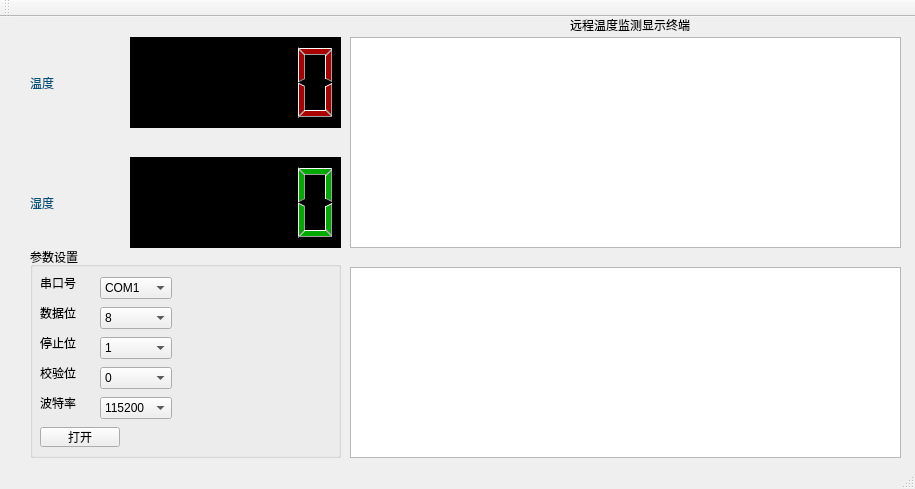
<?xml version="1.0" encoding="UTF-8"?>
<ui version="4.0">
 <class>MainWindow</class>
 <widget class="QMainWindow" name="MainWindow">
  <property name="geometry">
   <rect>
    <x>0</x>
    <y>0</y>
    <width>915</width>
    <height>489</height>
   </rect>
  </property>
  <property name="windowTitle">
   <string>MainWindow</string>
  </property>
  <widget class="QWidget" name="centralWidget">
   <widget class="QLCDNumber" name="Temp">
    <property name="geometry">
     <rect>
      <x>130</x>
      <y>20</y>
      <width>211</width>
      <height>91</height>
     </rect>
    </property>
    <property name="styleSheet">
     <string notr="true">color: rgb(170, 0, 0);
background-color: rgb(0, 0, 0);</string>
    </property>
   </widget>
   <widget class="QLCDNumber" name="Humi">
    <property name="geometry">
     <rect>
      <x>130</x>
      <y>140</y>
      <width>211</width>
      <height>91</height>
     </rect>
    </property>
    <property name="styleSheet">
     <string notr="true">color: rgb(0, 170, 0);
background-color: rgb(0, 0, 0);</string>
    </property>
   </widget>
   <widget class="QLabel" name="label">
    <property name="geometry">
     <rect>
      <x>30</x>
      <y>20</y>
      <width>101</width>
      <height>91</height>
     </rect>
    </property>
    <property name="styleSheet">
     <string notr="true">color: rgb(0, 85, 127);
font: 26pt &quot;AcadEref&quot;;</string>
    </property>
    <property name="text">
     <string>温度</string>
    </property>
   </widget>
   <widget class="QLabel" name="label_2">
    <property name="geometry">
     <rect>
      <x>30</x>
      <y>140</y>
      <width>101</width>
      <height>91</height>
     </rect>
    </property>
    <property name="styleSheet">
     <string notr="true">color: rgb(0, 85, 127);
font: 26pt &quot;AcadEref&quot;;</string>
    </property>
    <property name="text">
     <string>湿度</string>
    </property>
   </widget>
   <widget class="QGroupBox" name="groupBox">
    <property name="geometry">
     <rect>
      <x>30</x>
      <y>230</y>
      <width>311</width>
      <height>211</height>
     </rect>
    </property>
    <property name="title">
     <string>参数设置</string>
    </property>
    <widget class="QLabel" name="label_3">
     <property name="geometry">
      <rect>
       <x>10</x>
       <y>30</y>
       <width>54</width>
       <height>12</height>
      </rect>
     </property>
     <property name="text">
      <string>串口号</string>
     </property>
    </widget>
    <widget class="QLabel" name="label_4">
     <property name="geometry">
      <rect>
       <x>10</x>
       <y>60</y>
       <width>54</width>
       <height>12</height>
      </rect>
     </property>
     <property name="text">
      <string>数据位</string>
     </property>
    </widget>
    <widget class="QLabel" name="label_5">
     <property name="geometry">
      <rect>
       <x>10</x>
       <y>90</y>
       <width>54</width>
       <height>12</height>
      </rect>
     </property>
     <property name="text">
      <string>停止位</string>
     </property>
    </widget>
    <widget class="QLabel" name="label_6">
     <property name="geometry">
      <rect>
       <x>10</x>
       <y>120</y>
       <width>54</width>
       <height>12</height>
      </rect>
     </property>
     <property name="text">
      <string>校验位</string>
     </property>
    </widget>
    <widget class="QLabel" name="label_7">
     <property name="geometry">
      <rect>
       <x>10</x>
       <y>150</y>
       <width>54</width>
       <height>12</height>
      </rect>
     </property>
     <property name="text">
      <string>波特率</string>
     </property>
    </widget>
    <widget class="QPushButton" name="Open">
     <property name="geometry">
      <rect>
       <x>10</x>
       <y>180</y>
       <width>80</width>
       <height>20</height>
      </rect>
     </property>
     <property name="text">
      <string>打开</string>
     </property>
    </widget>
    <widget class="QComboBox" name="com">
     <property name="geometry">
      <rect>
       <x>70</x>
       <y>30</y>
       <width>72</width>
       <height>22</height>
      </rect>
     </property>
     <item>
      <property name="text">
       <string>COM1</string>
      </property>
     </item>
     <item>
      <property name="text">
       <string>COM2</string>
      </property>
     </item>
    </widget>
    <widget class="QComboBox" name="shuju">
     <property name="geometry">
      <rect>
       <x>70</x>
       <y>60</y>
       <width>72</width>
       <height>22</height>
      </rect>
     </property>
     <item>
      <property name="text">
       <string>8</string>
      </property>
     </item>
    </widget>
    <widget class="QComboBox" name="tingzhi">
     <property name="geometry">
      <rect>
       <x>70</x>
       <y>90</y>
       <width>72</width>
       <height>22</height>
      </rect>
     </property>
     <item>
      <property name="text">
       <string>1</string>
      </property>
     </item>
    </widget>
    <widget class="QComboBox" name="jiaoyan">
     <property name="geometry">
      <rect>
       <x>70</x>
       <y>120</y>
       <width>72</width>
       <height>22</height>
      </rect>
     </property>
     <item>
      <property name="text">
       <string>0</string>
      </property>
     </item>
    </widget>
    <widget class="QComboBox" name="baud">
     <property name="geometry">
      <rect>
       <x>70</x>
       <y>150</y>
       <width>72</width>
       <height>22</height>
      </rect>
     </property>
     <item>
      <property name="text">
       <string>115200</string>
      </property>
     </item>
    </widget>
   </widget>
   <widget class="QTextEdit" name="infor_">
    <property name="geometry">
     <rect>
      <x>350</x>
      <y>20</y>
      <width>551</width>
      <height>211</height>
     </rect>
    </property>
   </widget>
   <widget class="QGraphicsView" name="graphics_view">
    <property name="geometry">
     <rect>
      <x>350</x>
      <y>250</y>
      <width>551</width>
      <height>191</height>
     </rect>
    </property>
   </widget>
   <widget class="QLabel" name="label_8">
    <property name="geometry">
     <rect>
      <x>570</x>
      <y>0</y>
      <width>121</width>
      <height>16</height>
     </rect>
    </property>
    <property name="text">
     <string>远程温度监测显示终端</string>
    </property>
   </widget>
  </widget>
  <widget class="QMenuBar" name="menuBar">
   <property name="geometry">
    <rect>
     <x>0</x>
     <y>0</y>
     <width>915</width>
     <height>22</height>
    </rect>
   </property>
  </widget>
  <widget class="QToolBar" name="mainToolBar">
   <attribute name="toolBarArea">
    <enum>TopToolBarArea</enum>
   </attribute>
   <attribute name="toolBarBreak">
    <bool>false</bool>
   </attribute>
  </widget>
  <widget class="QStatusBar" name="statusBar"/>
 </widget>
 <layoutdefault spacing="6" margin="11"/>
 <resources/>
 <connections/>
</ui>
